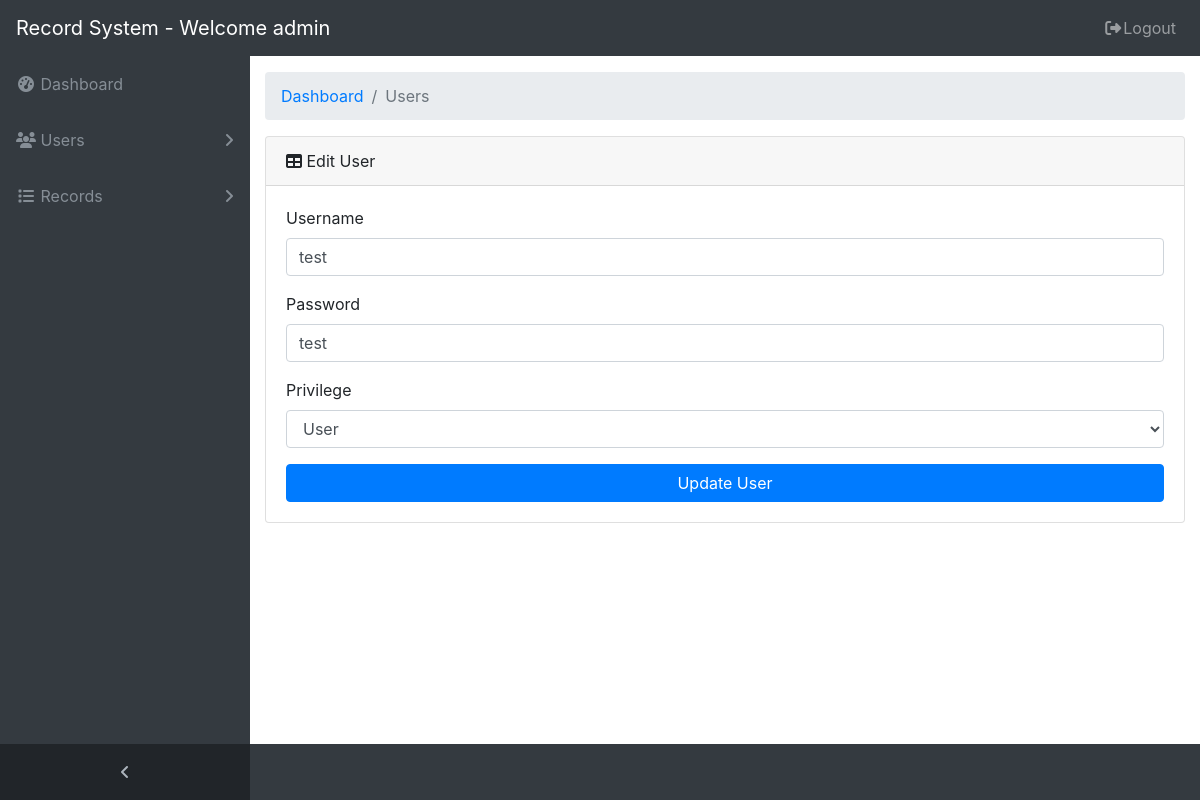
/edituser.php?id=5 (signed in), run on the app's committed database.
### tables this page shows
CREATE TABLE `tbl_accounts` (
  `id` int(11) NOT NULL,
  `username` text,
  `password` text,
  `privilege` text
);

### edituser.php (the view, shortened to what this page needs)
<!DOCTYPE html>
<html lang="en">
<?php include 'header.php'; ?>
<body class="fixed-nav sticky-footer bg-dark" id="page-top">
  <?php include 'navbar.php'?>
  <div class="content-wrapper">
    <div class="container-fluid">
      <ol class="breadcrumb">
        <li class="breadcrumb-item">
          <a href="#">Dashboard</a>
        </li>
        <li class="breadcrumb-item active">Users</li>
      </ol>
      <div class="card mb-3">
        <div class="card-header">
          <i class="fa fa-table"></i> Edit User</div>
        <div class="card-body">
          <?php
            include 'php/db.inc.php';
            $sql = "SELECT * FROM tbl_accounts where id = ".$_GET["id"];
            $result = $conn->query($sql);
            $row = $result->fetch_assoc();
          ?>
          <form action="php/updateuser.php" method="post">
            <div class="form-group">
              <label for="username">Username</label>
              <input type="text" class="form-control" id="username"
               name="username" placeholder="Username"
               value="<?php echo $row["username"];?>">
            </div>
            <div class="form-group">
              <label for="password">Password</label>
              <input type="text" class="form-control" id="password"
               name="password" placeholder="Password"
               value="<?php echo $row["password"];?>">
            </div>
            <div class="form-group">
              <label for="privilege">Privilege</label>
              <select name="privilege" id="privilege" class="form-control">
                <option><?php echo $row["privilege"];?></option>
              </select>
            </div>
            <input type="submit" class="btn btn-primary btn-block"
             value="Update User">
          </form>
        </div>
      </div>
    </div>
  </div>
</body>
</html>

### css/sb-admin.css (style rules this page uses)
html { position: relative; min-height: 100%; }
body { overflow-x: hidden; }
body.sticky-footer { margin-bottom: 56px; }
body.sticky-footer .content-wrapper { min-height: calc(100vh - 56px - 56px); }
body.fixed-nav { padding-top: 56px; }
.content-wrapper { min-height: calc(100vh - 56px); padding-top: 1rem; }
.content-wrapper { overflow-x: hidden; background: white; }
@media (min-width: 992px) { .content-wrapper { margin-left: 250px; } }

### data on the page
tbl_accounts: username "test", password "test", privilege "User"

### other printed values
$_SESSION["username"] "admin"
